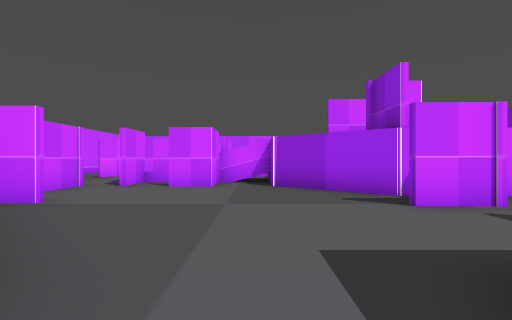
[1] (above)

19 first-person views from a walk through a 3-D level made in the Godot game engine. The camera is 1.4 m above the floor, looks level and sees 90° across. The floor is counted in squares, 2 m on a side. Each view is taken from the middle of a square. On the plan, view 1 faces up. The plan holds only what a view shows up to about 9 squares ahead; the rest is blank.

[2]
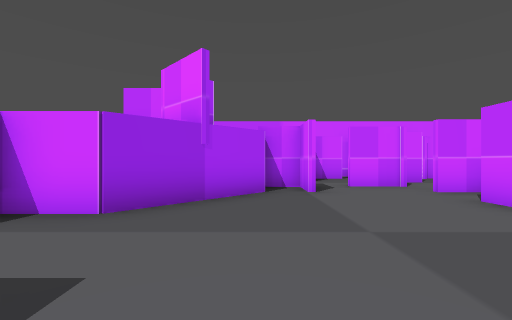

[3]
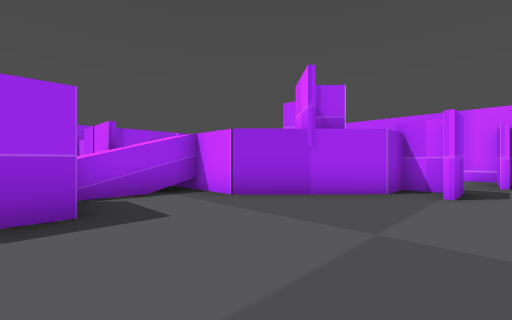

[4]
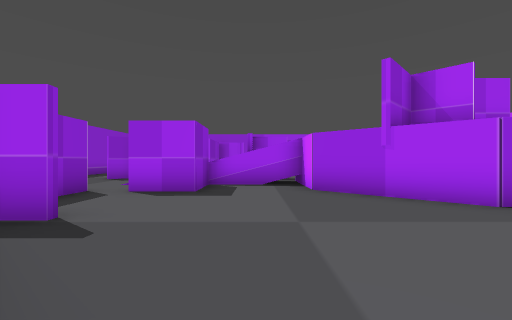

[5]
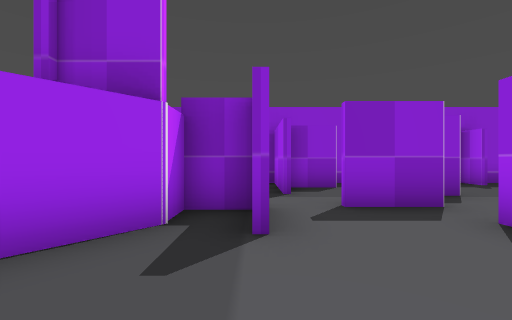

[6]
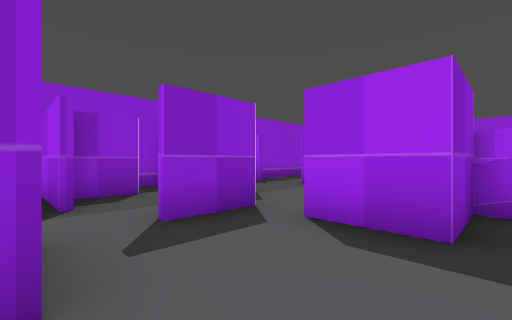

[7]
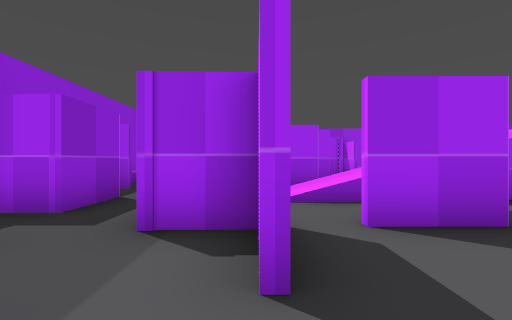

[8]
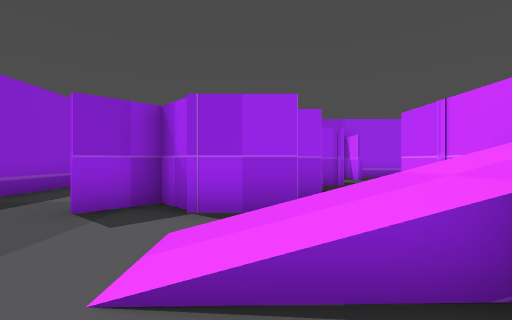

[9]
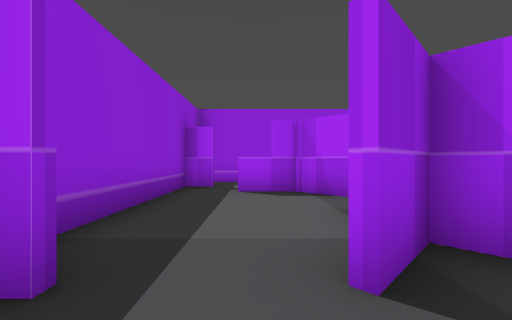

[10]
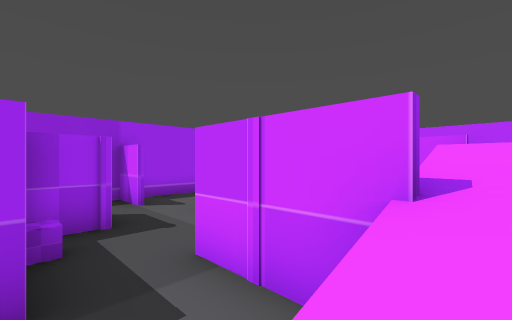

[11]
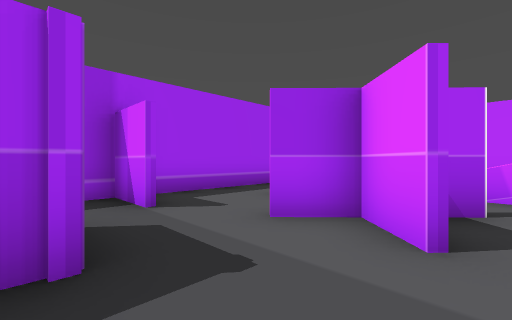

[12]
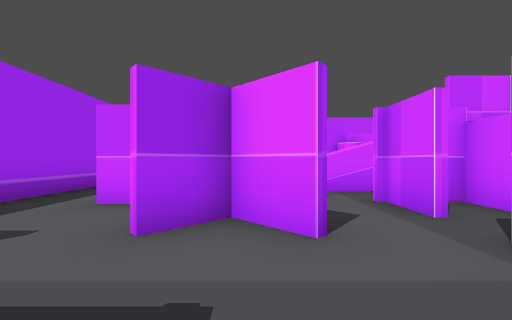

[13]
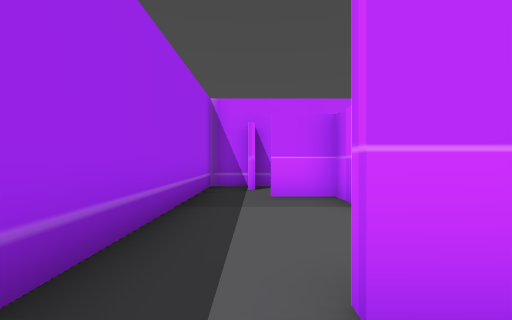

[14]
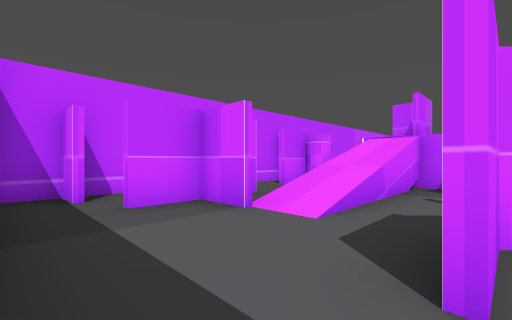

[15]
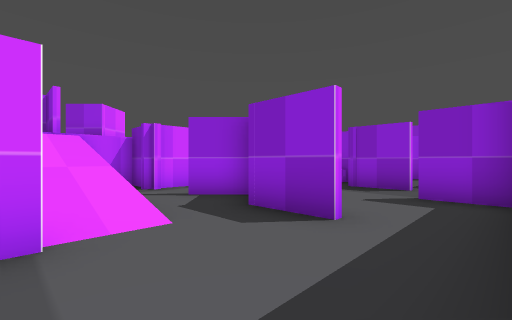

[16]
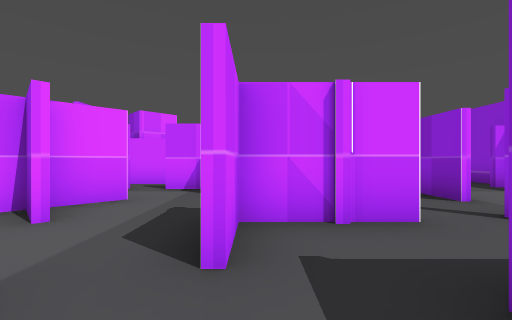

[17]
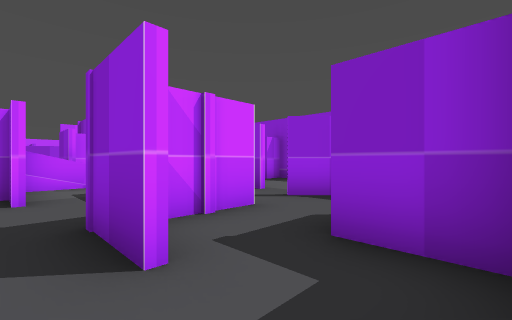

[18]
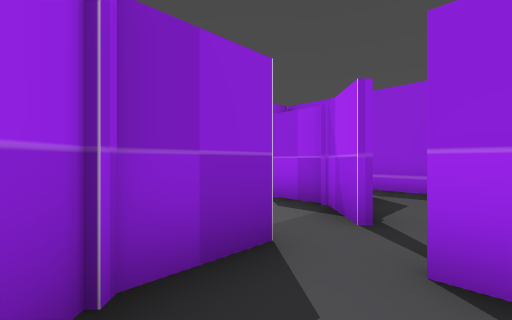

[19]
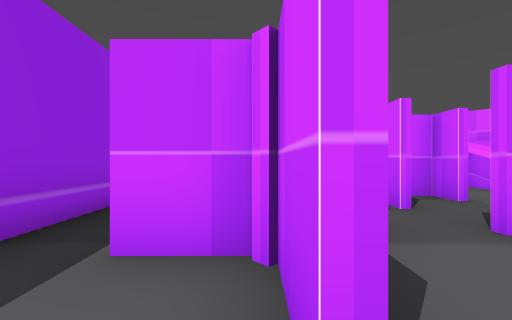

### Floor plan
Key: @ floor where view 1 was taken; # wall or solid block; x gap in a wall; . main floor; : floor 2.75 m higher than the main floor; / step, stairs or slope; = window, fence, low wall or low ledge.
Columns run from 9 left of view 1 to 8 right of it. Each row starts with its distance up from view 1.
  9    ..
  8    #.#=###
  7    ###.#..:
  6   ..#....../##
  5 ###.........###
  4 #...##......#....#
  3     x//........###
  2      ##/.....#..##
  1    ### :..##.##.#
  0     #   .@#//.#.#
 -1         /////...##
 -2 ### /.#  #..##...#
 -3     /.####...##..#
 -4   # /.x....#.#...#
 -5   #=/.##...##....#
 -6   ##/.##..##..#..#
 -7 ###...#...#...##.#
 -8 ##......#..# .#..#
 -9 #.......#..#... .#
-10 ########## #######

Positions as (right, up) in squares from view 1, and headings:
1: (0, 0), facing up
2: (2, 3), facing left
3: (2, 5), facing down-left
4: (0, 7), facing down
5: (0, 4), facing right
6: (1, 4), facing down-right
7: (4, 4), facing down
8: (3, 1), facing down
9: (6, -1), facing down
10: (2, -1), facing down-left
11: (1, -4), facing down-left
12: (1, -5), facing left
13: (-2, -8), facing left
14: (-3, -9), facing up-left
15: (-6, -9), facing up-right
16: (1, -9), facing up
17: (0, -9), facing up-right
18: (3, -3), facing down-right
19: (7, -7), facing left
